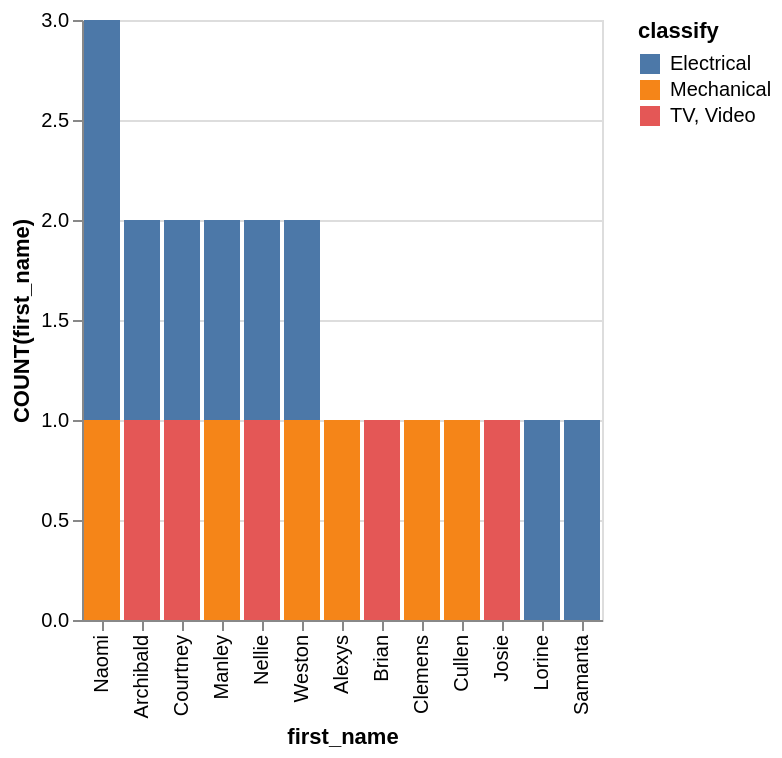

Vega-Lite specification for this chart:
### Vega-Lite specification from a JSON file in a GitHub repository (floating-point values rounded to 4 significant figures)
{"data": {"values": [{"x_data": "Alexys", "y_data": 0, "classify": "Electrical"}, {"x_data": "Archibald", "y_data": 1, "classify": "Electrical"}, {"x_data": "Brian", "y_data": 0, "classify": "Electrical"}, {"x_data": "Clemens", "y_data": 0, "classify": "Electrical"}, {"x_data": "Courtney", "y_data": 1, "classify": "Electrical"}, {"x_data": "Cullen", "y_data": 0, "classify": "Electrical"}, {"x_data": "Josie", "y_data": 0, "classify": "Electrical"}, {"x_data": "Lorine", "y_data": 1, "classify": "Electrical"}, {"x_data": "Manley", "y_data": 1, "classify": "Electrical"}, {"x_data": "Naomi", "y_data": 2, "classify": "Electrical"}, {"x_data": "Nellie", "y_data": 1, "classify": "Electrical"}, {"x_data": "Samanta", "y_data": 1, "classify": "Electrical"}, {"x_data": "Weston", "y_data": 1, "classify": "Electrical"}, {"x_data": "Alexys", "y_data": 1, "classify": "Mechanical"}, {"x_data": "Archibald", "y_data": 0, "classify": "Mechanical"}, {"x_data": "Brian", "y_data": 0, "classify": "Mechanical"}, {"x_data": "Clemens", "y_data": 1, "classify": "Mechanical"}, {"x_data": "Courtney", "y_data": 0, "classify": "Mechanical"}, {"x_data": "Cullen", "y_data": 1, "classify": "Mechanical"}, {"x_data": "Josie", "y_data": 0, "classify": "Mechanical"}, {"x_data": "Lorine", "y_data": 0, "classify": "Mechanical"}, {"x_data": "Manley", "y_data": 1, "classify": "Mechanical"}, {"x_data": "Naomi", "y_data": 1, "classify": "Mechanical"}, {"x_data": "Nellie", "y_data": 0, "classify": "Mechanical"}, {"x_data": "Samanta", "y_data": 0, "classify": "Mechanical"}, {"x_data": "Weston", "y_data": 1, "classify": "Mechanical"}, {"x_data": "Alexys", "y_data": 0, "classify": "TV, Video"}, {"x_data": "Archibald", "y_data": 1, "classify": "TV, Video"}, {"x_data": "Brian", "y_data": 1, "classify": "TV, Video"}, {"x_data": "Clemens", "y_data": 0, "classify": "TV, Video"}, {"x_data": "Courtney", "y_data": 1, "classify": "TV, Video"}, {"x_data": "Cullen", "y_data": 0, "classify": "TV, Video"}, {"x_data": "Josie", "y_data": 1, "classify": "TV, Video"}, {"x_data": "Lorine", "y_data": 0, "classify": "TV, Video"}, {"x_data": "Manley", "y_data": 0, "classify": "TV, Video"}, {"x_data": "Naomi", "y_data": 0, "classify": "TV, Video"}, {"x_data": "Nellie", "y_data": 1, "classify": "TV, Video"}, {"x_data": "Samanta", "y_data": 0, "classify": "TV, Video"}, {"x_data": "Weston", "y_data": 0, "classify": "TV, Video"}]}, "mark": "bar", "encoding": {"x": {"field": "x_data", "type": "nominal", "title": "first_name", "sort": {"op": "sum", "field": "y_data", "order": "descending"}}, "y": {"field": "y_data", "type": "quantitative", "title": "COUNT(first_name)"}, "color": {"field": "classify"}}}
